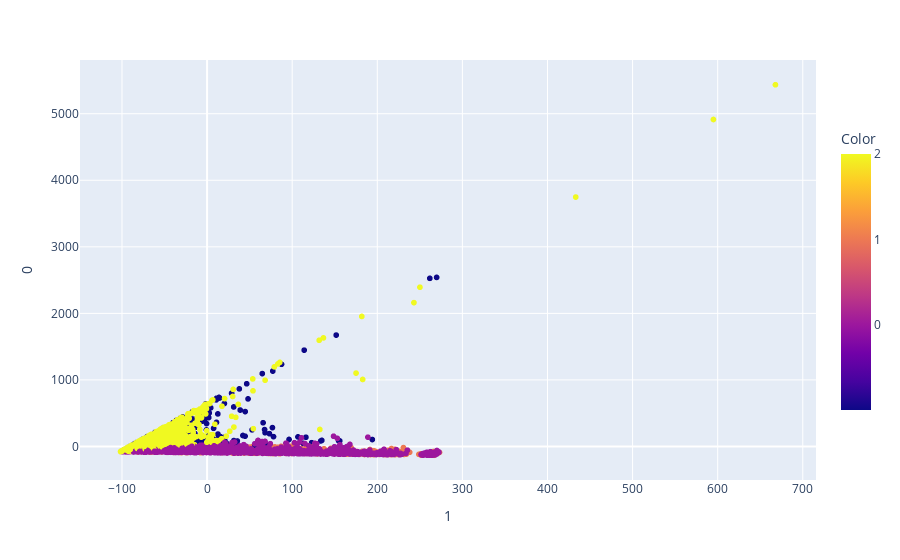

Notebook code cell kept with this figure:
### Code cell
pdf = clusters_decrement
x = pdf[["recency", "frequency"]]

pca = PCA(n_components=2)
components = pca.fit_transform(x)

components

fig = px.scatter(components, x=1, y=0, color=pdf['cluster'])
fig.update_layout(coloraxis_colorbar=dict(
    title="Color",
    tickvals=[1,2,3,4],
    ticktext=["0","1","2","3"],
    lenmode="pixels", len=300 ,))

fig.show()

### Figure 1 — Plotly figure (JSON) as saved in the notebook; plotly's stock layout.template omitted (floating-point values rounded to 4 significant figures; data arrays with more than 128 entries replaced by an {"elided": "..."} marker saying what was removed)
{"data": [{"hovertemplate": "1=%{x}<br>0=%{y}<br>color=%{marker.color}<extra></extra>", "legendgroup": "", "marker": {"color": {"elided": "4312 int values"}, "coloraxis": "coloraxis", "symbol": "circle"}, "mode": "markers", "name": "", "showlegend": false, "type": "scattergl", "x": {"elided": "4312 float values"}, "xaxis": "x", "y": {"elided": "4312 float values"}, "yaxis": "y"}], "layout": {"coloraxis": {"colorbar": {"len": 300, "lenmode": "pixels", "ticktext": ["0", "1", "2", "3"], "tickvals": [1, 2, 3, 4], "title": {"text": "Color"}}, "colorscale": [[0, "#0d0887"], [0.1111, "#46039f"], [0.2222, "#7201a8"], [0.3333, "#9c179e"], [0.4444, "#bd3786"], [0.5556, "#d8576b"], [0.6667, "#ed7953"], [0.7778, "#fb9f3a"], [0.8889, "#fdca26"], [1, "#f0f921"]]}, "legend": {"tracegroupgap": 0}, "margin": {"t": 60}, "xaxis": {"anchor": "y", "domain": [0, 1], "title": {"text": "1"}}, "yaxis": {"anchor": "x", "domain": [0, 1], "title": {"text": "0"}}}}
